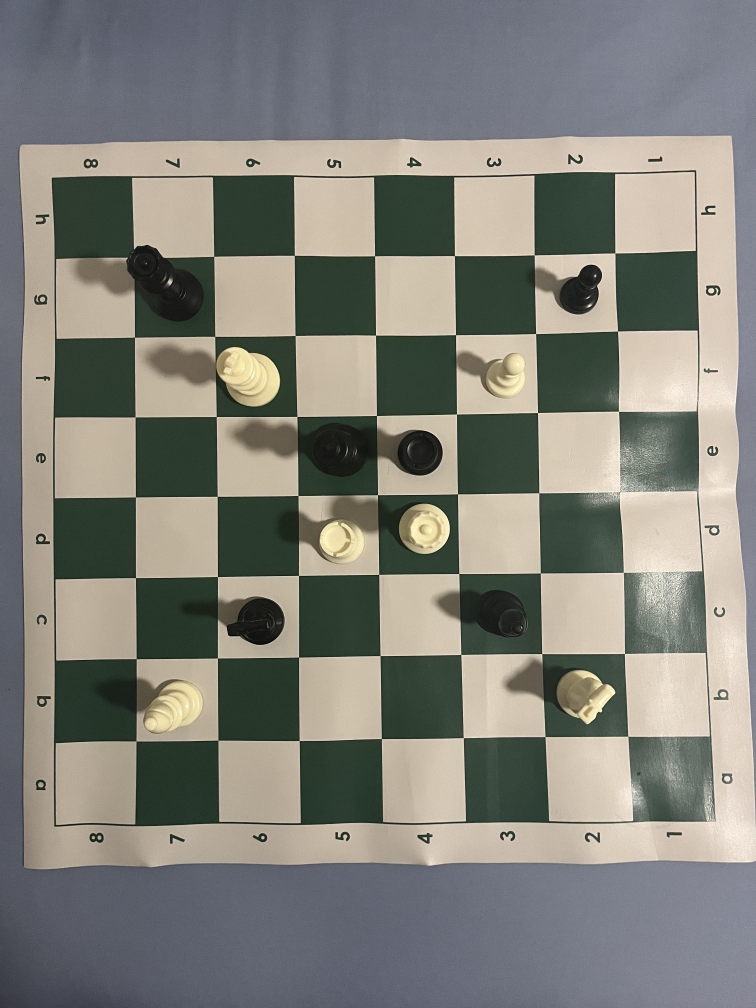
#> input picture data/10_Images.yolo26/test/images/IMG_6324_jpeg.rf.1ed701e9f2984aef8338d9452bcf9bb8.jpg, 3024 x 4032 px, given as the content of the folder ../data/testing/board_images, which was not available (shown at 1/4 size)
$ python process_photos.py ../data/10_Images.yolo26/test/images/IMG_6324_jpeg.rf.1ed701e9f2984aef8338d9452bcf9bb8.jpg
#> lines starting #> are read from the running program, lines starting #| are printed output that depends on the picture; after the words box and inside, x2 and y2 are one past the last pixel; in counts of white or black regions, pixels touching at a corner belong together
### notebooks/utils.py
import cv2 as cv
import numpy as np

def within_threshold(distance, target, threshold) -> bool:
  return distance >= target - threshold and distance <= target + threshold

def is_kinda_vertical(line):
   x1, y1, x2, y2 = line
   return abs(y2 - y1) > abs(x2 - x1)

def write_image(image, name):
   cv.imwrite(f"../data/testing/{name}.jpeg", image)

def draw_points(image, point_list):
   for point in point_list:
      cv.circle(image, (int(point[0]), int(point[1])), 25, (0, 0, 255), -1)

def distance_to(point_1, point_2):
  return np.hypot(abs(point_1[0] - point_2[0]), abs(point_1[1] - point_2[1]))

### notebooks/process_photos.py
import cv2 as cv
import numpy as np
from sklearn.cluster import DBSCAN
from utils import draw_points, write_image, is_kinda_vertical, distance_to, within_threshold
from chessboard import Chessboard
import pandas as pd
from pathlib import Path
import sys

# How many pixels away a point can be to still be considered horizontal or vertical to another point
VERTICAL_HORIZONTAL_THRESHOLD = 25

# How big the window is when I find most_common_dist (sliding window through a list of distances)
DISTANCE_BETWEEN_POINTS_THRESHOLD = 30

# How far away from most_common_dist two points can be to still be considered a square length away
DISTANCE_THRESHOLD = 15

# How far away from most_common_dist the distance between two points can be
CLOSENESS_TO_VERIFIED_POINT = 30

# What a point must score in order to be "verified".
# A point's score is the distance to the four nearest neighbors, - most_common_dist, averaged
SCORE_THRESHOLD = 30

# What a point needs to score according to my scoring function that verifies it as on the chessboard
INITIAL_VERIFICATION_SCORE_REQUIREMENT = 80

def main():
  subdirectories = ["train", "test", "valid"]

  if len(sys.argv) < 2:
    print("Debugging - Enter the directory containing the photos as the command line argument to run on a dataset")
    image = cv.imread("/Users/tatewoodward/Coding/Projects/capstone-project/data/testing/board_images/starting_position.jpeg")
    process_photo(image, file_name="test")
    sys.exit()

  if sys.argv[1].endswith(".yolo26"):
    for directory in subdirectories:
      for file in Path(f"../data/{sys.argv[1]}/{directory}/images").iterdir():
        print(f"{file.name}")
        if (file.name.endswith(".jpg")):
          image = cv.imread(f"../data/{sys.argv[1]}/{directory}/images/{file.name}")

          process_photo(image, file_name=file.name.removesuffix(".jpeg"))
  else:
    for file in Path(f"../data/testing/board_images").iterdir():
      print(f"{file.name}")
      if file.name.endswith(".jpg") or file.name.endswith(".jpeg"):
        image = cv.imread(f"../data/testing/board_images/{file.name}")
#> image is the input picture: shape (4032, 3024, 3); mean B, G, R 121.5, 128.6, 128.9
        process_photo(image, file_name=file.name.removesuffix(".jpeg"))
  return None


def process_photo(image, file_name: str):
  kernel_size = 9
  grayscale = cv.cvtColor(image, cv.COLOR_BGR2GRAY)
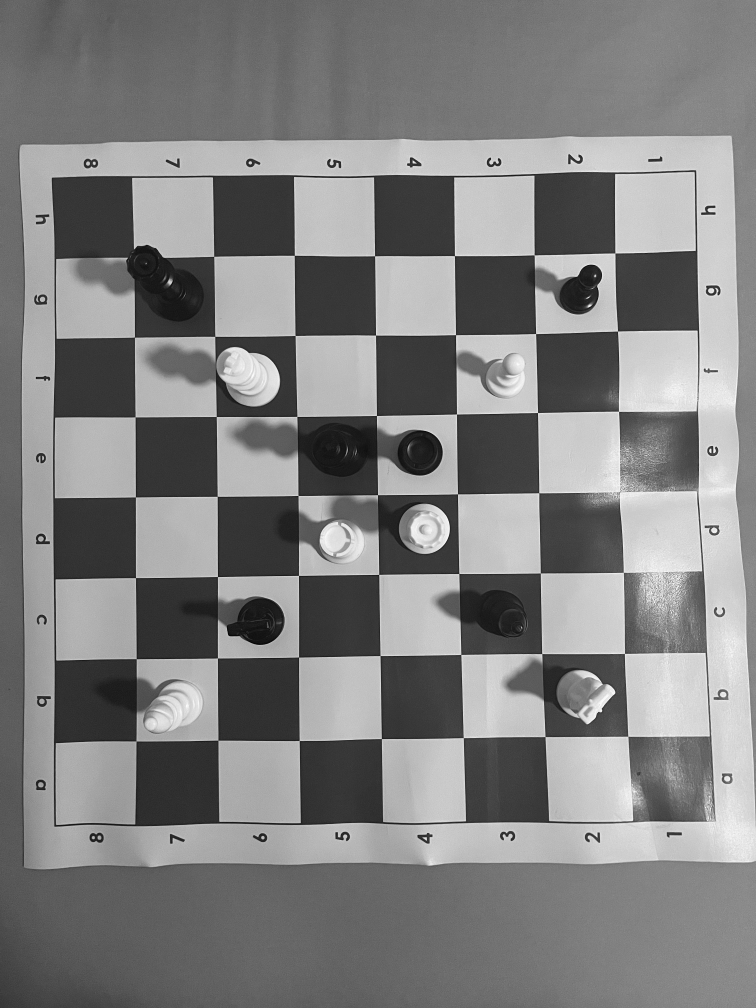
#> grayscale: shape (4032, 3024) (shown at 1/4 size); min 0, max 255, mean 127.9
  blur = cv.GaussianBlur(grayscale, (kernel_size, kernel_size), 3)
  edges = cv.Canny(blur, 50, 100)
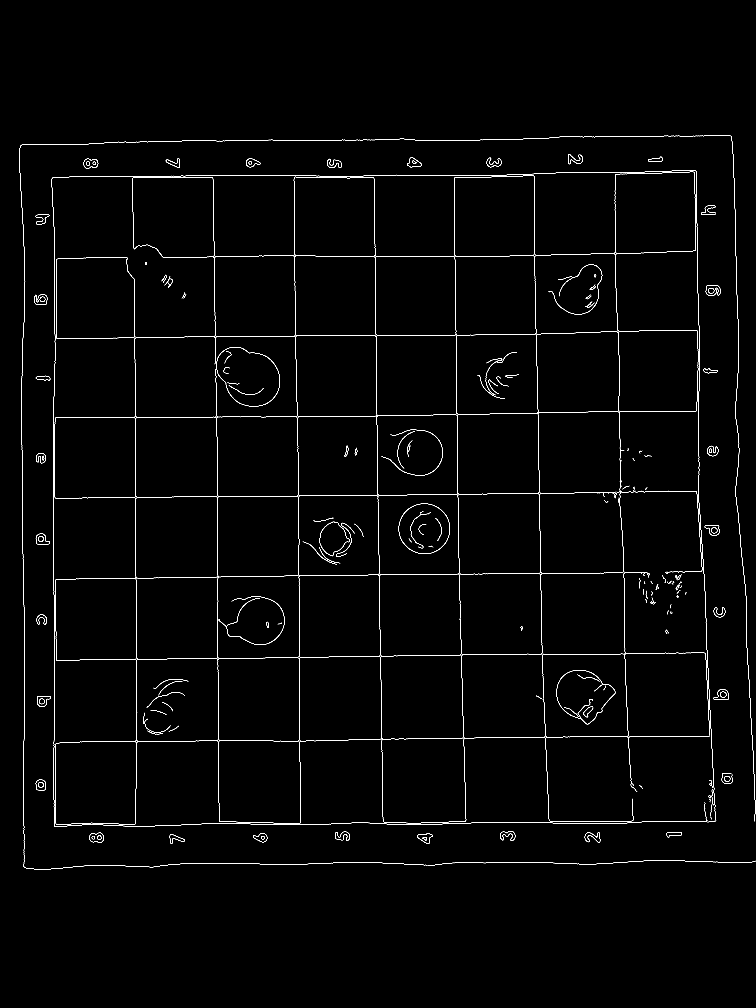
#> edges: shape (4032, 3024) (shown at 1/4 size); 0.68% white in thin lines or dots, all inside (x1, y1, x2, y2) = (77, 542, 3024, 3478)
  lines = cv.HoughLinesP(edges, 1, np.pi / 180, threshold=100, minLineLength=20, maxLineGap=150)
#> lines = 257 rows, first 6: [2146, 1333, 2169, 2637], [1186, 1669, 2471, 1646], [218, 2825, 218, 2580], [871, 2686, 871, 1983], [1196, 2967, 1196, 2156], [1126, 2964, 2185, 2946]

  clustered_corners = find_points_from_lines(lines)
  most_common_dist = find_most_common_dist(clustered_corners)
  filtered_corners = []

  # temp = image.copy()
  # draw_points(temp, clustered_corners)
  # cv.line(temp, (int(clustered_corners[15][0]), int(clustered_corners[15][1])), (int(clustered_corners[15][0] + most_common_dist),
                                                                                #  int(clustered_corners[15][1])), (255, 0, 0), 10)
  # write_image(temp, f"clustered-{file_name}")


  # filtering the corners by how many good neighbors they have
  # adds a point to filtered_corners if at least two neighbors are within most_common_distance +/- the buffer
  for point_1 in clustered_corners:
    num_times = 0
    for point_2 in clustered_corners:
      if horizontal_or_vertical(point_1, point_2):
        if within_threshold(distance_to(point_1, point_2), most_common_dist, DISTANCE_THRESHOLD):
          num_times += 1
          if num_times == 2:
            filtered_corners.append(point_1)

  # filtered = image.copy()
  # draw_points(filtered, filtered_corners)
  # write_image(filtered, "filtered")

  verified_points = []

  for x, point_1 in enumerate(filtered_corners):
    score = calculate_score(point_1, filtered_corners, most_common_dist, avg=True)
    if score < INITIAL_VERIFICATION_SCORE_REQUIREMENT:
      verified_points.append(point_1)

  length = 0

  while len(verified_points) != length:
    length = len(verified_points)
    verified_points = verify_neighbors(verified_points, clustered_corners, most_common_dist)

  # temp = image.copy()
  # draw_points(temp, verified_points)
  # write_image(temp, f"verified_{file_name}")

  test = Chessboard(most_common_dist)
  try:
    test.add_points(verified_points)
    test.impute_points()
  except RuntimeError as err:
    print(err, file_name)
    return None

  # draw_points(image, test.get_corners())
  # write_image(image, f"corners-{file_name}")

  write_image(adjust_perspective(image, test.get_corners()), f"../testing/board_images/cropped-{file_name}")

# [32 lines left out: functions adjust_perspective, verify_neighbors, not called in this run]

def horizontal_or_vertical(point_1: tuple[float, float], point_2: tuple[float, float]) -> bool:
  return (abs(point_1[0] - point_2[0]) < VERTICAL_HORIZONTAL_THRESHOLD or abs(point_1[1] - point_2[1]) < VERTICAL_HORIZONTAL_THRESHOLD)

# [67 lines left out: functions find_most_common_dist, find_line_intersection, not called in this run]

def find_points_from_lines(hough_lines):
  horizontal_lines = []
  vertical_lines = []
  corners = []
  if hough_lines is not None:
    for line in hough_lines:
        if is_kinda_vertical(line):
          vertical_lines.append(line)
        else:
          horizontal_lines.append(line)
#> this loop made 1 pass
#> after the loop, horizontal_lines = []; vertical_lines = []

  for line in vertical_lines:
    for line2 in horizontal_lines:
        x, y = find_line_intersection(line, line2)
        if x != None and y!= None:
          corners.append((round(x), round(y)))

  pts = np.asarray(corners)
  labels = DBSCAN(eps=20, min_samples=3).fit_predict(pts)
  return [tuple(pts[labels == k].mean(axis=0).tolist()) for k in np.unique(labels)]


# [15 lines left out: functions calculate_score, point_by_point, not called in this run]

if __name__ == "__main__":
#> (the run stopped early here; a loop or call above may not have finished)

$ run again, on data/10_Images.yolo26/train/images/IMG_6315_jpeg.rf.ba8c569b8c98106d9122dddefae3d151.jpg
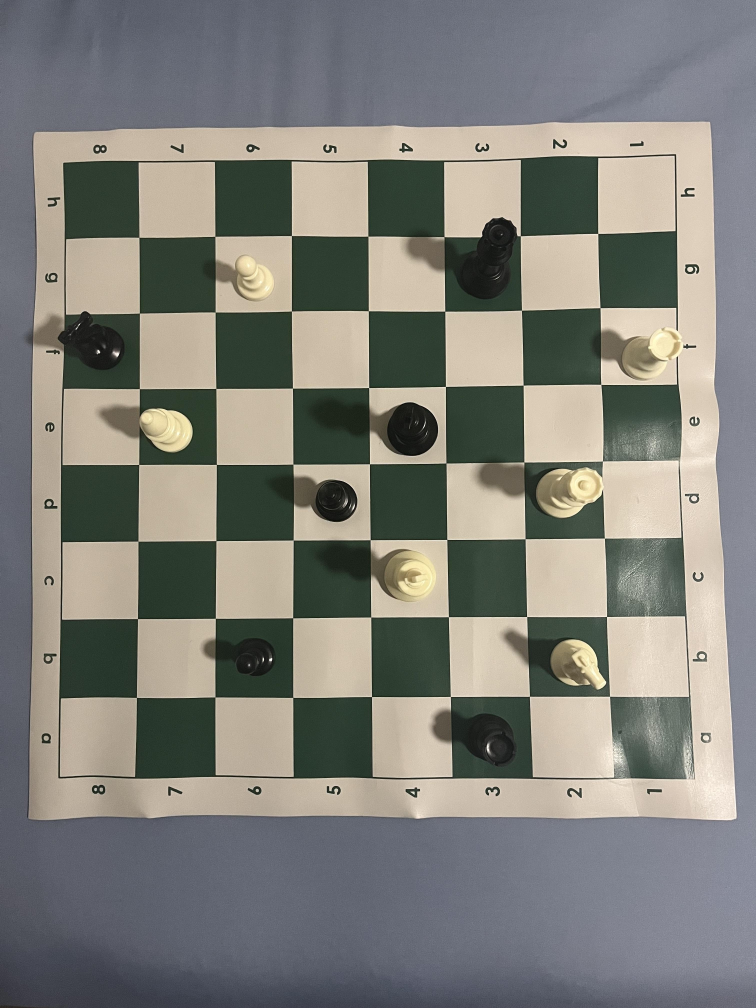
#> input picture data/10_Images.yolo26/train/images/IMG_6315_jpeg.rf.ba8c569b8c98106d9122dddefae3d151.jpg, 3024 x 4032 px, given as the content of the folder ../data/testing/board_images, which was not available (shown at 1/4 size)
#> in main, image is the input picture: shape (4032, 3024, 3); mean B, G, R 121.7, 127.7, 128.1
#> in process_photo, `grayscale = cv.cvtColor(image, cv.COLOR_BGR2GRAY)`:
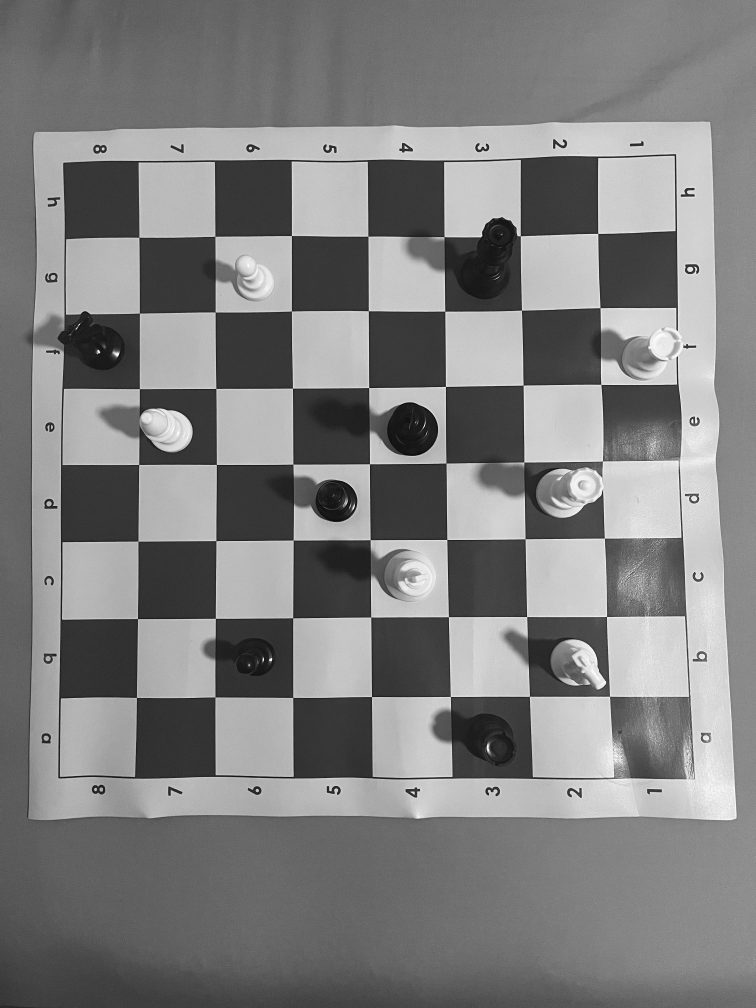
#> grayscale: shape (4032, 3024) (shown at 1/4 size); min 0, max 255, mean 127.1
#> in process_photo, `edges = cv.Canny(blur, 50, 100)`:
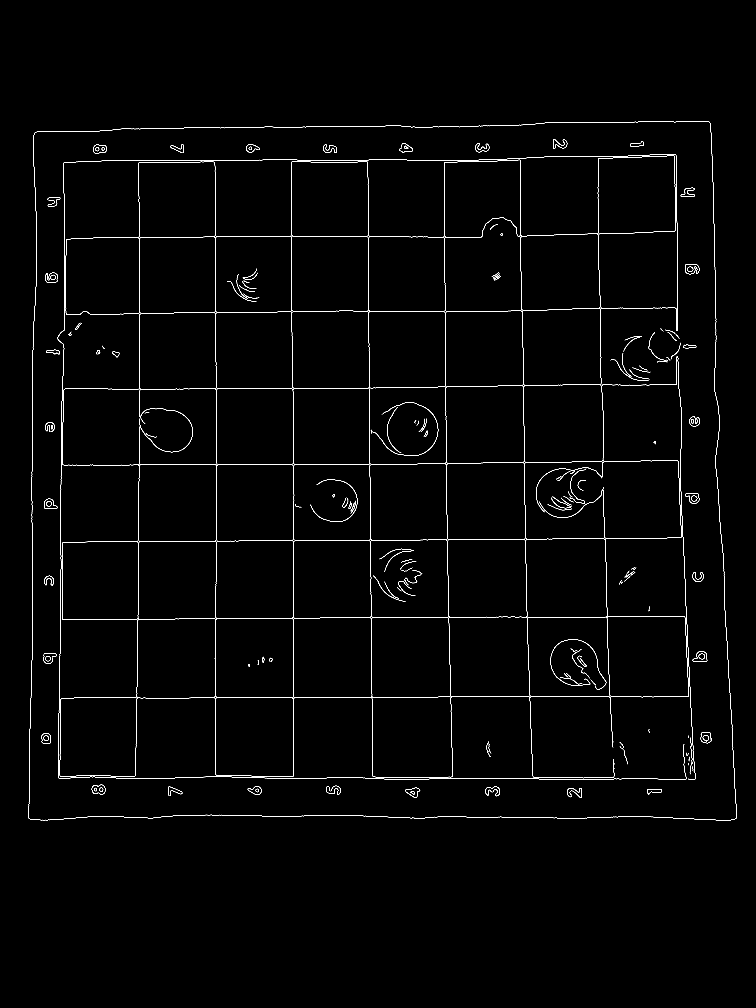
#> edges: shape (4032, 3024) (shown at 1/4 size); 0.65% white in thin lines or dots, all inside (x1, y1, x2, y2) = (113, 486, 2947, 3281)
#> lines = 262 rows, first 6: [1430, 1553, 2408, 1536], [1167, 1341, 1167, 508], [1753, 2787, 2761, 2787], [862, 1383, 862, 942], [128, 1859, 1177, 1859], [2096, 1845, 2107, 2471]
#> the loop in find_points_from_lines, `for line in hough_lines:` made 1 pass
#> after the loop in find_points_from_lines, `for line in hough_lines:`: horizontal_lines = []

$ run again, on data/10_Images.yolo26/train/images/IMG_6316_jpeg.rf.17bb5a3deb05cf0b1b67ca8d481b02c9.jpg
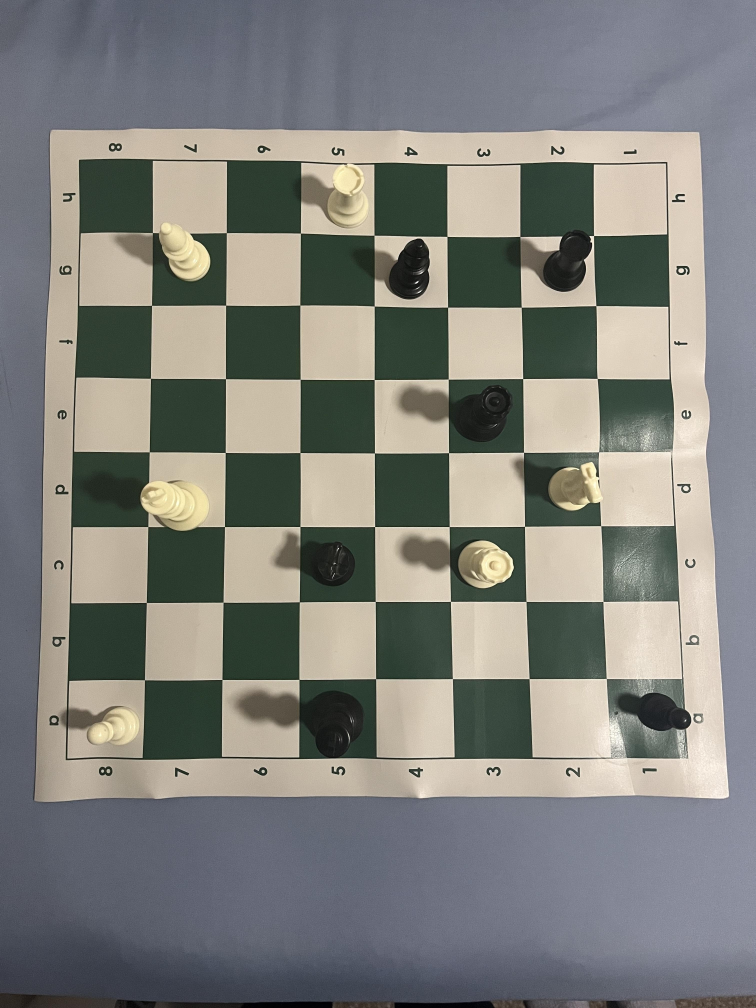
#> input picture data/10_Images.yolo26/train/images/IMG_6316_jpeg.rf.17bb5a3deb05cf0b1b67ca8d481b02c9.jpg, 3024 x 4032 px, given as the content of the folder ../data/testing/board_images, which was not available (shown at 1/4 size)
#> in main, image is the input picture: shape (4032, 3024, 3); mean B, G, R 123.9, 128.1, 127.6
#> in process_photo, `grayscale = cv.cvtColor(image, cv.COLOR_BGR2GRAY)`:
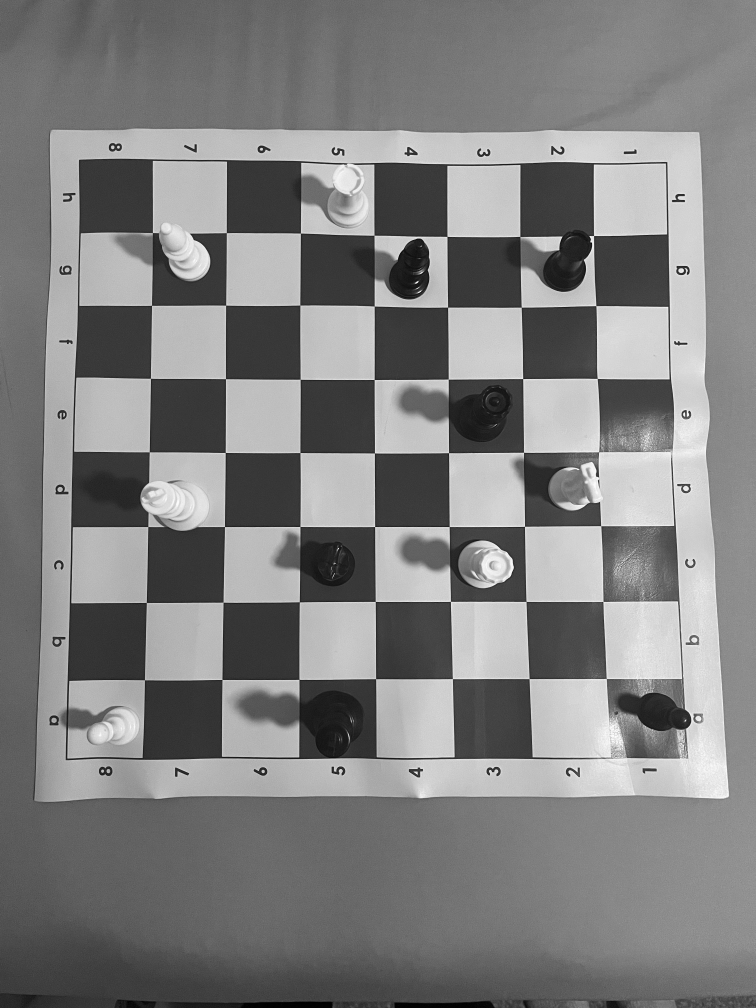
#> grayscale: shape (4032, 3024) (shown at 1/4 size); min 0, max 255, mean 127.5
#> in process_photo, `edges = cv.Canny(blur, 50, 100)`:
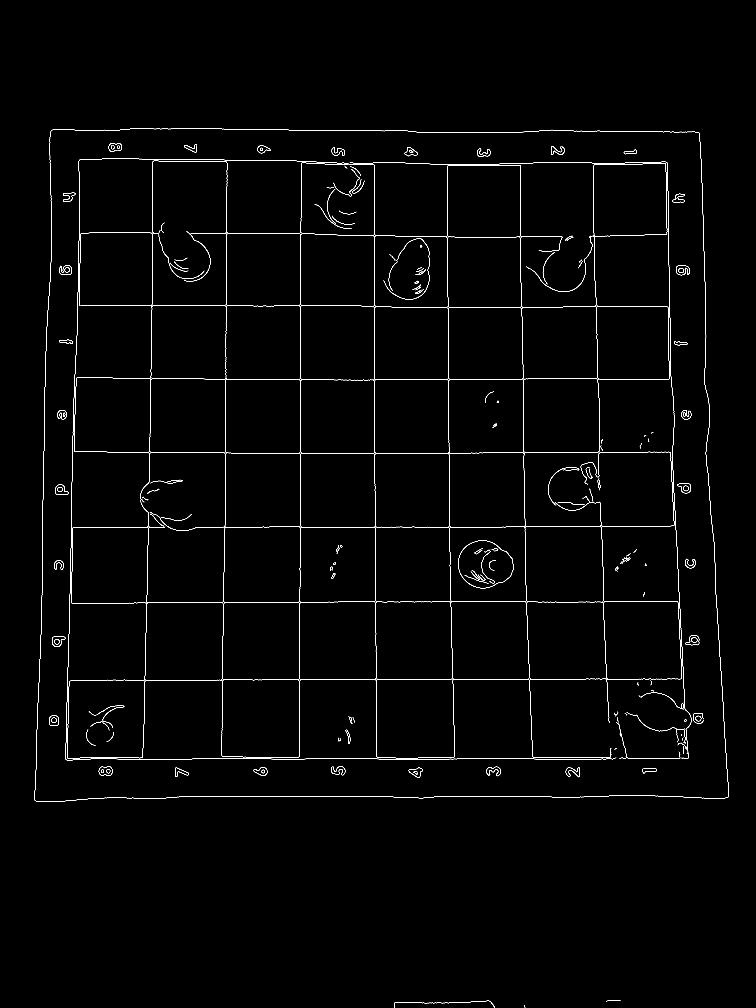
#> edges: shape (4032, 3024) (shown at 1/4 size); 0.63% white in thin lines or dots, all inside (x1, y1, x2, y2) = (137, 513, 2916, 4032)
#> lines = 230 rows, first 6: [170, 2108, 2103, 2108], [1486, 2716, 2734, 2716], [587, 2416, 613, 929], [1195, 2407, 2452, 2407], [1498, 1817, 1498, 908], [1202, 2135, 1202, 1452]
#> the loop in find_points_from_lines, `for line in hough_lines:` made 1 pass
#> after the loop in find_points_from_lines, `for line in hough_lines:`: horizontal_lines = []
